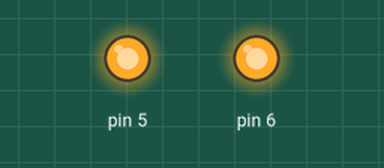
Recording of a sketch running on a simulated Arduino Uno, built with avr-gcc and run on an emulated ATmega328P. On the bench: output pins drawn as LEDs (lit = HIGH).

Above: at 0.1 s.
Timing chart, 0 to 1.6 s (numbered marks = the images above):
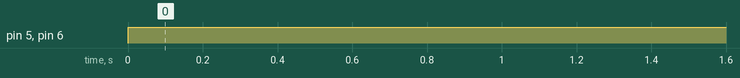

Measured:
- by itself, pin 5, pin 6: LOW → HIGH at 0.00 s

The sketch:

fingerprint-sensor.ino
```cpp
#include <Adafruit_Fingerprint.h>

void setup() {
  pinMode(6, OUTPUT);
  pinMode(5, OUTPUT);
}

void loop() {
  digitalWrite(6, HIGH);
  digitalWrite(5, HIGH);
}
```
